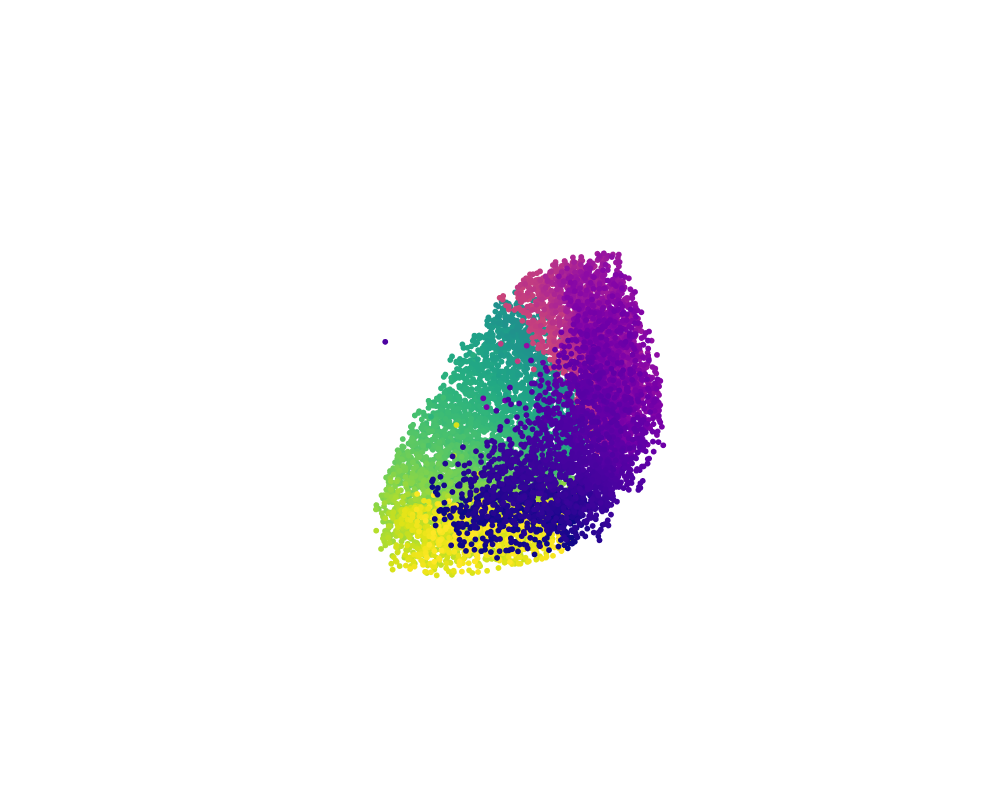

The cell this chart's notebook holds for it:
### Code cell
### conserved_quantities = [phi0_c_values, energy_c_values, angular_momentum_c_values]

viridis = cm.get_cmap('viridis', 512)
plasma = cm.get_cmap('plasma', 512)
ylorrd = cm.get_cmap('YlOrRd', 512)
pubugn = cm.get_cmap('PuBuGn', 512)

def blank(x): # transparent
    return np.zeros((np.size(x), 4))

# Settings
inds_map = plasma# color you want for in-distribution points seen during training
outds_map = viridis # color you want for out-of-distribution points only seen during testing
inds_size, outds_size = 4,4
plot_quantity = "phi0"
train_settings = "../data_configs/twopart_noise_0.json" # points here are counted as "in distribution"
color_mode = "actual" # "actual" or "ranking"
# End settings

# dimensionality reduction

from sklearn.decomposition import PCA

pca = PCA(n_components=2)
dimsT = np.transpose(np.array(dims))
dimspca = np.transpose(np.array(dims))
print(dimspca.shape)
dimspca = pca.fit_transform(dimspca)
print(dimspca.shape)

#fig = plt.figure(figsize=(9,9))
#ax = fig.add_subplot(projection='3d')

all_quantities = ["phi0", "H", "L", "x", "y", "v_x", "v_y"]
color = np.concatenate((conserved_quantities, np.transpose(inputs)))[all_quantities.index(plot_quantity)]
if color_mode == "actual":
    color = color - np.quantile(color, 0.01) # make it safe against outliers
    if np.max(color) > 0:
        color = color / np.quantile(color, 0.99)
    color = np.maximum(color, 0)
    color = np.minimum(color, 1)
    print(np.min(color))
elif color_mode == "ranking":
    color = color.argsort().argsort() / len(color)
    print(np.histogram(color), np.quantile(color, 0.05))

reorder_quantities = np.array([1, 2, 0])

cq = np.array(conserved_quantities)[reorder_quantities, :]
is_in = physics.is_in_distribution(train_settings, np.transpose(cq))
color = np.where(np.repeat(is_in[:, np.newaxis], 4, axis=1), inds_map(color), outds_map(color))
size = np.where(is_in, inds_size, outds_size)


"""from sklearn.decomposition import PCA

pca = PCA(n_components=2)
dimspca = np.transpose(np.array(dims))
print(dimspca.shape)
dimspca = pca.fit_transform(dimspca)
print(dimspca.shape)

fig = plt.figure(figsize=(9,9))
ax = fig.add_subplot()

ax.scatter(dimspca[:, 0], dimspca[:, 1], color=color, s=4)"""

fig = go.Figure(
        data=[go.Scatter3d(
        x=dims[0],
        y=dims[1],
        z=dims[2],
        mode='markers',
        marker=dict(
            size=size,
            color=color,
            line=dict(width=0, color='black'),
            opacity=1
        )
    )],
    layout=go.Layout(height=800, width=1000)
)
#fig.update_layout(scene_camera=camera)
fig.update_scenes(xaxis_visible=False, yaxis_visible=False,zaxis_visible=False )
fig.show()

### Figure 1 — Plotly figure (JSON) as saved in the notebook; plotly's stock layout.template omitted (floating-point values rounded to 4 significant figures; data arrays with more than 128 entries replaced by an {"elided": "..."} marker saying what was removed)
{"data": [{"marker": {"color": {"elided": "10000x4 float values"}, "line": {"color": "black", "width": 0}, "opacity": 1, "size": {"elided": "10000 int values"}}, "mode": "markers", "type": "scatter3d", "x": {"elided": "10000 float values"}, "y": {"elided": "10000 float values"}, "z": {"elided": "10000 float values"}}], "layout": {"height": 800, "scene": {"xaxis": {"visible": false}, "yaxis": {"visible": false}, "zaxis": {"visible": false}}, "width": 1000}}
